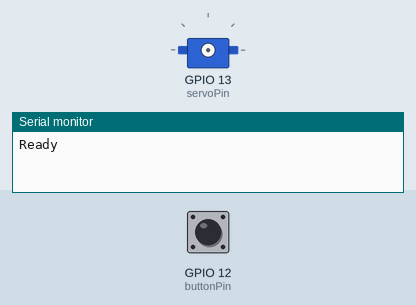
Bench run of a sketch on a simulated ESP32. On the bench: servo, the last lines printed to the serial monitor. The inputs (shaded band) are chosen by the test bench; at power-on: GPIO 12 (buttonPin) HIGH.

Above: at 1.2 s.
1.3 s: GPIO 12 (buttonPin) pulled LOW for 0.15 s
2.9 s: GPIO 12 (buttonPin) pulled LOW for 1 s
At 4.1 s:
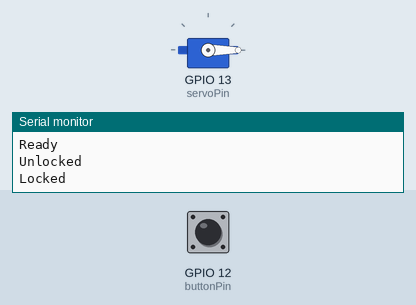
5.4 s: GPIO 12 (buttonPin) pulled LOW for 3.2 s
At 6.0 s:
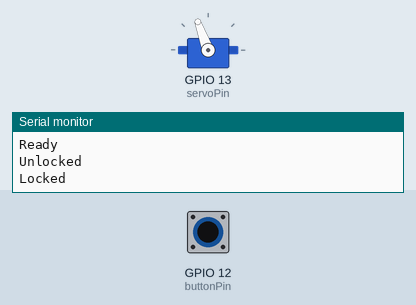
Timing chart, 0 to 8.4 s (numbered marks = the images above; inputs shaded):
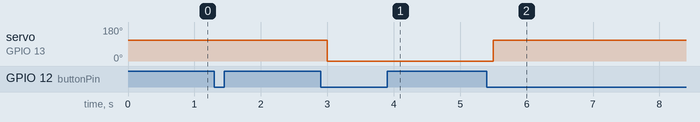

The sketch:

esp32_lock.ino
```cpp
#include <ESP32Servo.h>

const int buttonPin = 12;
const int servoPin = 13;
const int powerPin = 15;  // Transistor control

Servo myServo;
bool lastButtonState = HIGH;
bool servoOpen = false;

void setup() {
  pinMode(buttonPin, INPUT_PULLUP);
  pinMode(powerPin, OUTPUT);
  digitalWrite(powerPin, LOW);  // Start with power OFF

  Serial.begin(115200);
  Serial.println("Ready");
}

void activateServo(int angle) {
  digitalWrite(powerPin, HIGH); // Power ON
  delay(100); // Let servo stabilize
  myServo.attach(servoPin);
  myServo.write(angle);
  delay(700); // Wait for move
  myServo.detach();
  digitalWrite(powerPin, LOW); // Power OFF
}

void loop() {
  bool currentButtonState = digitalRead(buttonPin);

  if (lastButtonState == HIGH && currentButtonState == LOW) {
    servoOpen = !servoOpen;

    if (servoOpen) {
      activateServo(110); // Open
      Serial.println("Unlocked");
    } else {
      activateServo(0);  // Closed
      Serial.println("Locked");
    }

    delay(500); // Debounce
  }

  lastButtonState = currentButtonState;
}
```

Measured:
- after the input at 2.9 s, servo on GPIO 13 (servoPin): 110° → 0° after 0.10 s
- after the input at 5.4 s, servo on GPIO 13 (servoPin): 0° → 110° after 0.10 s
